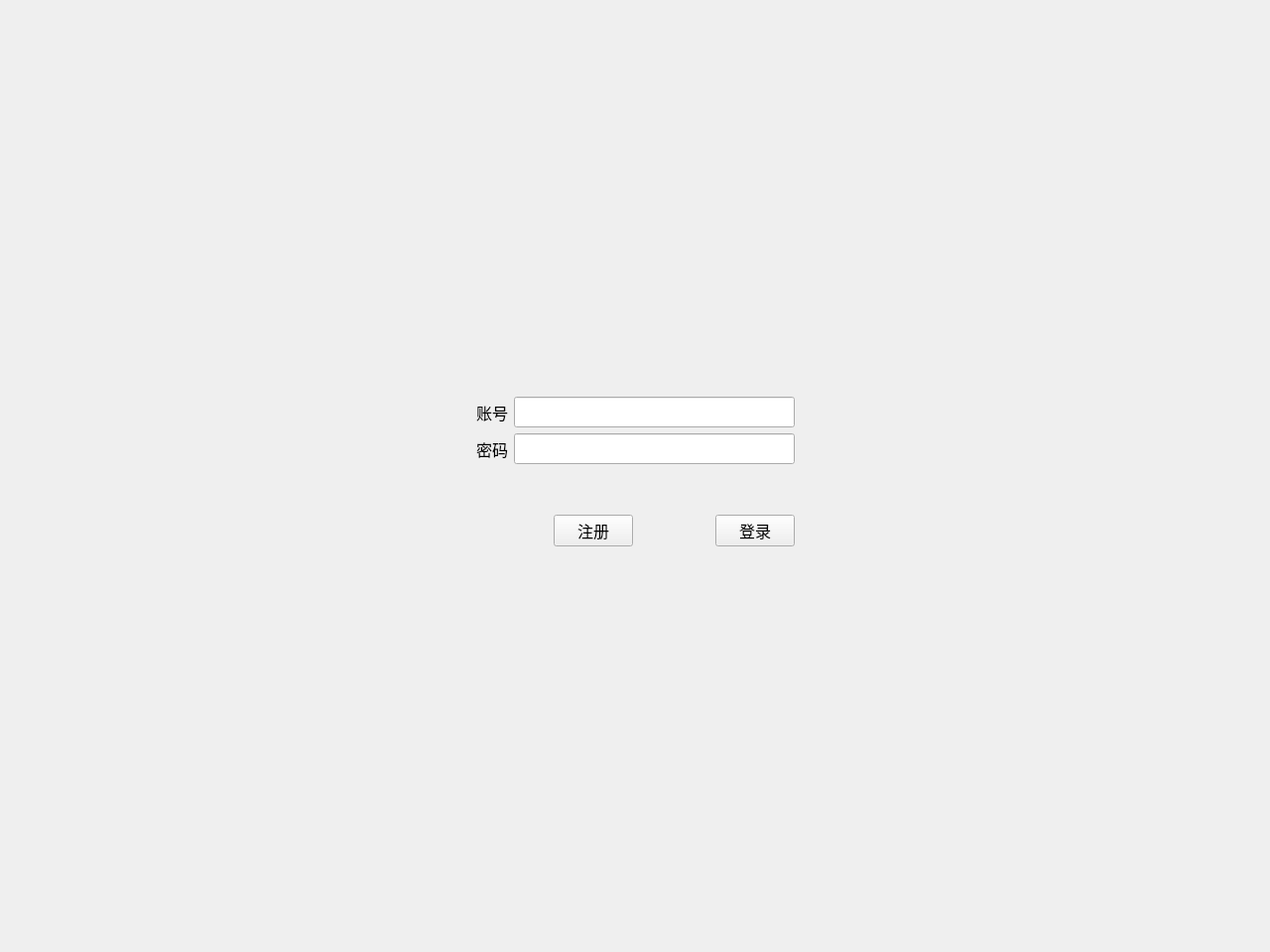
<?xml version="1.0" encoding="UTF-8"?>
<ui version="4.0">
 <class>Login</class>
 <widget class="QWidget" name="Login">
  <property name="geometry">
   <rect>
    <x>0</x>
    <y>0</y>
    <width>1280</width>
    <height>960</height>
   </rect>
  </property>
  <property name="windowTitle">
   <string>Form</string>
  </property>
  <widget class="QWidget" name="layoutWidget">
   <property name="geometry">
    <rect>
     <x>480</x>
     <y>400</y>
     <width>321</width>
     <height>151</height>
    </rect>
   </property>
   <property name="font">
    <font>
     <family>微软雅黑</family>
     <pointsize>12</pointsize>
    </font>
   </property>
   <layout class="QVBoxLayout" name="verticalLayout">
    <item>
     <layout class="QHBoxLayout" name="horizontalLayout">
      <item>
       <widget class="QLabel" name="label">
        <property name="font">
         <font>
          <family>微软雅黑</family>
          <pointsize>12</pointsize>
         </font>
        </property>
        <property name="text">
         <string>账号</string>
        </property>
       </widget>
      </item>
      <item>
       <widget class="QLineEdit" name="username">
        <property name="font">
         <font>
          <family>微软雅黑</family>
          <pointsize>12</pointsize>
         </font>
        </property>
       </widget>
      </item>
     </layout>
    </item>
    <item>
     <layout class="QHBoxLayout" name="horizontalLayout_2">
      <item>
       <widget class="QLabel" name="label_2">
        <property name="font">
         <font>
          <family>微软雅黑</family>
          <pointsize>12</pointsize>
         </font>
        </property>
        <property name="text">
         <string>密码</string>
        </property>
       </widget>
      </item>
      <item>
       <widget class="QLineEdit" name="password">
        <property name="font">
         <font>
          <family>微软雅黑</family>
          <pointsize>12</pointsize>
         </font>
        </property>
        <property name="echoMode">
         <enum>QLineEdit::Password</enum>
        </property>
       </widget>
      </item>
     </layout>
    </item>
    <item>
     <spacer name="verticalSpacer">
      <property name="font">
       <font>
        <family>微软雅黑</family>
        <pointsize>12</pointsize>
       </font>
      </property>
      <property name="orientation">
       <enum>Qt::Vertical</enum>
      </property>
      <property name="sizeHint" stdset="0">
       <size>
        <width>20</width>
        <height>40</height>
       </size>
      </property>
     </spacer>
    </item>
    <item>
     <layout class="QHBoxLayout" name="horizontalLayout_3">
      <item>
       <spacer name="horizontalSpacer">
        <property name="font">
         <font>
          <family>微软雅黑</family>
          <pointsize>12</pointsize>
         </font>
        </property>
        <property name="orientation">
         <enum>Qt::Horizontal</enum>
        </property>
        <property name="sizeHint" stdset="0">
         <size>
          <width>40</width>
          <height>20</height>
         </size>
        </property>
       </spacer>
      </item>
      <item>
       <widget class="QPushButton" name="signUpBtn">
        <property name="font">
         <font>
          <family>微软雅黑</family>
          <pointsize>12</pointsize>
         </font>
        </property>
        <property name="text">
         <string>注册</string>
        </property>
       </widget>
      </item>
      <item>
       <spacer name="horizontalSpacer_2">
        <property name="font">
         <font>
          <family>微软雅黑</family>
          <pointsize>12</pointsize>
         </font>
        </property>
        <property name="orientation">
         <enum>Qt::Horizontal</enum>
        </property>
        <property name="sizeHint" stdset="0">
         <size>
          <width>40</width>
          <height>20</height>
         </size>
        </property>
       </spacer>
      </item>
      <item>
       <widget class="QPushButton" name="logInBtn">
        <property name="font">
         <font>
          <family>微软雅黑</family>
          <pointsize>12</pointsize>
         </font>
        </property>
        <property name="text">
         <string>登录</string>
        </property>
       </widget>
      </item>
     </layout>
    </item>
   </layout>
  </widget>
 </widget>
 <resources/>
 <connections/>
</ui>
